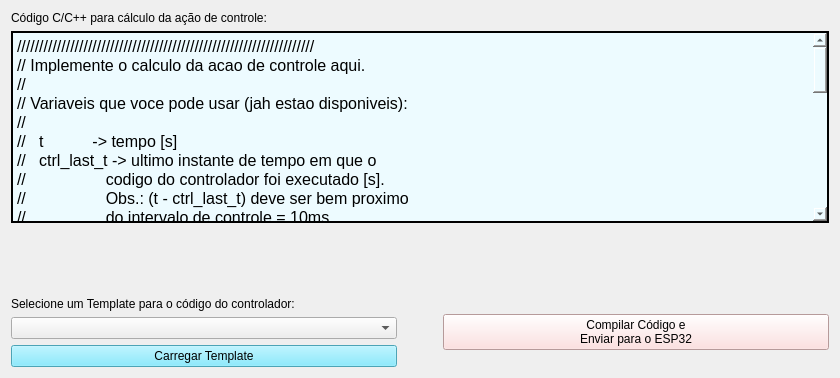
          <widget class="QWidget" name="tab_generic_controller">
           <attribute name="title">
            <string>Genérico</string>
           </attribute>
           <attribute name="toolTip">
            <string>Entre o código de um controlador genérico.</string>
           </attribute>
           <layout class="QVBoxLayout" name="verticalLayout_14">
            <item>
             <layout class="QVBoxLayout" name="verticalLayout_13">
              <item>
               <widget class="QLabel" name="label_3">
                <property name="text">
                 <string>Código C/C++ para cálculo da ação de controle:</string>
                </property>
               </widget>
              </item>
              <item>
               <widget class="QPlainTextEdit" name="plainTextEdit_ctrl_code">
                <property name="font">
                 <font>
                  <family>Ubuntu</family>
                  <pointsize>12</pointsize>
                  <italic>false</italic>
                  <kerning>true</kerning>
                  <fontweight>Medium</fontweight>
                 </font>
                </property>
                <property name="cursor" stdset="0">
                 <cursorShape>PointingHandCursor</cursorShape>
                </property>
                <property name="styleSheet">
                 <string notr="true">font: 500 12pt &quot;Ubuntu&quot;;
background-color: rgb(237, 251, 255);</string>
                </property>
                <property name="frameShape">
                 <enum>QFrame::Shape::WinPanel</enum>
                </property>
                <property name="frameShadow">
                 <enum>QFrame::Shadow::Plain</enum>
                </property>
                <property name="lineWidth">
                 <number>1</number>
                </property>
                <property name="midLineWidth">
                 <number>0</number>
                </property>
                <property name="plainText">
                 <string>///////////////////////////////////////////////////////////////////
// Implemente o calculo da acao de controle aqui.
//
// Variaveis que voce pode usar (jah estao disponiveis):
//
//   t           -&gt; tempo [s]
//   ctrl_last_t -&gt; ultimo instante de tempo em que o
//                  codigo do controlador foi executado [s].
//                  Obs.: (t - ctrl_last_t) deve ser bem proximo
//                  do intervalo de controle = 10ms.
//
//   ym          -&gt; vetor de sinais medidos: ym[0] a ym[3]:
//                  ym[0] = posicao em [graus].
//                  ym[1] = velocidade angular [graus/s].
//
//
//   ref         -&gt; vetor de sinais de referencia: ref[0].
//
//   u           -&gt; vetor de sinais de entrada da planta u[0].
//
//   xc          -&gt; vetor de estados do controlador
//                  (inicializados com valor zero): xc[0] a xc[5].
//                  Use para implementar um controlador
//                  dinamico, ao inves de um estatico.

// Ensaio em malha aberta: envia o valor de comando PWM,
// alterado via interface grafica, diretamente para o motor BLDC NIDEC.

// Aplica o valor diretamente na entrada do sistema
u[0] = ref[0];
</string>
                </property>
               </widget>
              </item>
              <item>
               <spacer name="verticalSpacer">
                <property name="orientation">
                 <enum>Qt::Orientation::Vertical</enum>
                </property>
                <property name="sizeType">
                 <enum>QSizePolicy::Policy::Preferred</enum>
                </property>
                <property name="sizeHint" stdset="0">
                 <size>
                  <width>818</width>
                  <height>68</height>
                 </size>
                </property>
               </spacer>
              </item>
              <item>
               <layout class="QHBoxLayout" name="horizontalLayout_5">
                <item>
                 <layout class="QVBoxLayout" name="verticalLayout_10">
                  <item>
                   <widget class="QLabel" name="label_4">
                    <property name="text">
                     <string>Selecione um Template para o código do controlador:</string>
                    </property>
                    <property name="wordWrap">
                     <bool>true</bool>
                    </property>
                   </widget>
                  </item>
                  <item>
                   <widget class="QComboBox" name="comboBox_ctrl_code">
                    <property name="currentIndex">
                     <number>-1</number>
                    </property>
                    <property name="maxVisibleItems">
                     <number>8</number>
                    </property>
                    <property name="placeholderText">
                     <string>Lei de Controle</string>
                    </property>
                    <property name="frame">
                     <bool>true</bool>
                    </property>
                    <property name="modelColumn">
                     <number>0</number>
                    </property>
                    <item>
                     <property name="text">
                      <string>Malha Aberta</string>
                     </property>
                    </item>
                    <item>
                     <property name="text">
                      <string>P</string>
                     </property>
                    </item>
                    <item>
                     <property name="text">
                      <string>PI</string>
                     </property>
                    </item>
                   </widget>
                  </item>
                  <item>
                   <widget class="QPushButton" name="pushButton_ctrl_code">
                    <property name="styleSheet">
                     <string notr="true">background-color: rgb(106, 230, 255);</string>
                    </property>
                    <property name="text">
                     <string>Carregar Template</string>
                    </property>
                    <property name="flat">
                     <bool>false</bool>
                    </property>
                   </widget>
                  </item>
                 </layout>
                </item>
                <item>
                 <spacer name="horizontalSpacer">
                  <property name="orientation">
                   <enum>Qt::Orientation::Horizontal</enum>
                  </property>
                  <property name="sizeType">
                   <enum>QSizePolicy::Policy::Preferred</enum>
                  </property>
                  <property name="sizeHint" stdset="0">
                   <size>
                    <width>40</width>
                    <height>20</height>
                   </size>
                  </property>
                 </spacer>
                </item>
                <item>
                 <widget class="QPushButton" name="pushButton_send_code_ESP32">
                  <property name="styleSheet">
                   <string notr="true">QPushButton:hover {
   color: red;
	font: 700 9pt &quot;Segoe UI&quot;;
}
QPushButton {
   background-color: rgb(255, 215, 215);
}</string>
                  </property>
                  <property name="text">
                   <string>Compilar Código e 
Enviar para o ESP32</string>
                  </property>
                  <property name="flat">
                   <bool>false</bool>
                  </property>
                 </widget>
                </item>
               </layout>
              </item>
             </layout>
            </item>
           </layout>
          </widget>
